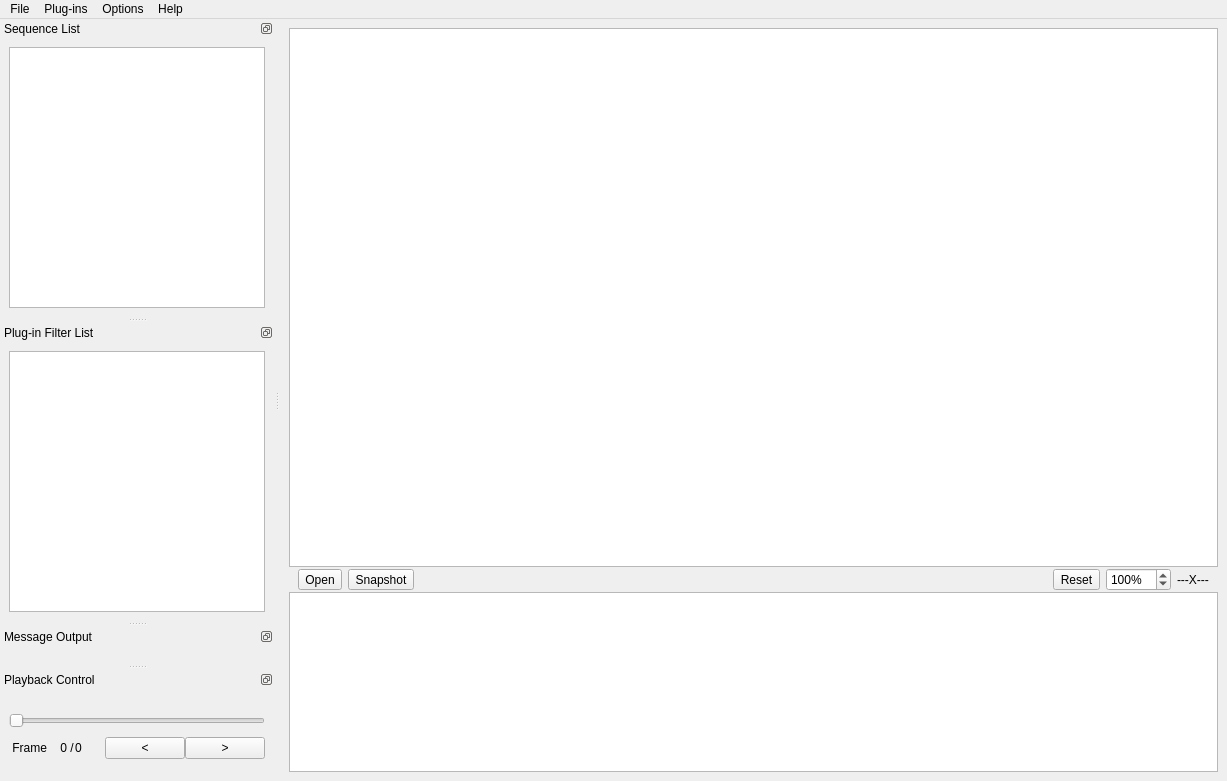
<?xml version="1.0" encoding="UTF-8"?>
<ui version="4.0">
 <class>MainWindow</class>
 <widget class="QMainWindow" name="MainWindow">
  <property name="geometry">
   <rect>
    <x>0</x>
    <y>0</y>
    <width>1227</width>
    <height>781</height>
   </rect>
  </property>
  <property name="windowTitle">
   <string>Video Analyzer</string>
  </property>
  <property name="windowIcon">
   <iconset>
    <normaloff>../../icons/main.ico</normaloff>../../icons/main.ico</iconset>
  </property>
  <property name="styleSheet">
   <string notr="true"/>
  </property>
  <widget class="QWidget" name="centralwidget">
   <layout class="QVBoxLayout" name="verticalLayout_2">
    <property name="spacing">
     <number>1</number>
    </property>
    <item>
     <widget class="QWidget" name="imageWidget" native="true">
      <layout class="QVBoxLayout" name="verticalLayout">
       <property name="spacing">
        <number>0</number>
       </property>
       <property name="leftMargin">
        <number>0</number>
       </property>
       <property name="topMargin">
        <number>0</number>
       </property>
       <property name="rightMargin">
        <number>0</number>
       </property>
       <property name="bottomMargin">
        <number>0</number>
       </property>
       <item>
        <widget class="FrameView" name="imageView">
         <property name="styleSheet">
          <string notr="true"/>
         </property>
        </widget>
       </item>
      </layout>
     </widget>
    </item>
    <item>
     <widget class="QWidget" name="widget" native="true">
      <layout class="QHBoxLayout" name="horizontalLayout">
       <property name="topMargin">
        <number>0</number>
       </property>
       <property name="bottomMargin">
        <number>0</number>
       </property>
       <item>
        <widget class="QToolButton" name="openBitstreamBtn">
         <property name="text">
          <string>Open</string>
         </property>
        </widget>
       </item>
       <item>
        <widget class="QToolButton" name="printScreenBtn">
         <property name="text">
          <string>Snapshot</string>
         </property>
        </widget>
       </item>
       <item>
        <spacer name="horizontalSpacer_4">
         <property name="orientation">
          <enum>Qt::Horizontal</enum>
         </property>
         <property name="sizeHint" stdset="0">
          <size>
           <width>40</width>
           <height>20</height>
          </size>
         </property>
        </spacer>
       </item>
       <item>
        <widget class="QToolButton" name="resetZoomBtn">
         <property name="whatsThis">
          <string>Zooming Reset</string>
         </property>
         <property name="text">
          <string>Reset</string>
         </property>
        </widget>
       </item>
       <item>
        <widget class="QSpinBox" name="zoomSpinBox">
         <property name="keyboardTracking">
          <bool>false</bool>
         </property>
         <property name="suffix">
          <string>%</string>
         </property>
         <property name="minimum">
          <number>10</number>
         </property>
         <property name="maximum">
          <number>1000</number>
         </property>
         <property name="value">
          <number>100</number>
         </property>
        </widget>
       </item>
       <item>
        <widget class="QLabel" name="resolutionInfoLabel">
         <property name="text">
          <string>---X---</string>
         </property>
        </widget>
       </item>
      </layout>
     </widget>
    </item>
    <item>
     <widget class="TimeLineView" name="timelineView">
      <property name="sizePolicy">
       <sizepolicy hsizetype="Expanding" vsizetype="Fixed">
        <horstretch>0</horstretch>
        <verstretch>0</verstretch>
       </sizepolicy>
      </property>
      <property name="minimumSize">
       <size>
        <width>0</width>
        <height>180</height>
       </size>
      </property>
      <property name="maximumSize">
       <size>
        <width>16777215</width>
        <height>180</height>
       </size>
      </property>
     </widget>
    </item>
   </layout>
  </widget>
  <widget class="QDockWidget" name="sequencesListDockWidget">
   <property name="styleSheet">
    <string notr="true"/>
   </property>
   <property name="floating">
    <bool>false</bool>
   </property>
   <property name="features">
    <set>QDockWidget::DockWidgetFloatable|QDockWidget::DockWidgetMovable</set>
   </property>
   <property name="windowTitle">
    <string>Sequence List</string>
   </property>
   <attribute name="dockWidgetArea">
    <number>1</number>
   </attribute>
   <widget class="QWidget" name="dockWidgetContents_2">
    <layout class="QVBoxLayout" name="verticalLayout_3">
     <item>
      <widget class="SequenceList" name="sequenceListWidget"/>
     </item>
    </layout>
   </widget>
  </widget>
  <widget class="QDockWidget" name="pluginFilterListDockWidget">
   <property name="sizePolicy">
    <sizepolicy hsizetype="Preferred" vsizetype="Minimum">
     <horstretch>0</horstretch>
     <verstretch>0</verstretch>
    </sizepolicy>
   </property>
   <property name="styleSheet">
    <string notr="true"/>
   </property>
   <property name="features">
    <set>QDockWidget::DockWidgetFloatable|QDockWidget::DockWidgetMovable</set>
   </property>
   <property name="windowTitle">
    <string>Plug-in Filter List</string>
   </property>
   <attribute name="dockWidgetArea">
    <number>1</number>
   </attribute>
   <widget class="QWidget" name="dockWidgetContents_3">
    <layout class="QVBoxLayout" name="verticalLayout_6">
     <item>
      <widget class="PluginFilterList" name="listWidget"/>
     </item>
    </layout>
   </widget>
  </widget>
  <widget class="QDockWidget" name="msgDockWidget">
   <property name="sizePolicy">
    <sizepolicy hsizetype="Preferred" vsizetype="Maximum">
     <horstretch>0</horstretch>
     <verstretch>0</verstretch>
    </sizepolicy>
   </property>
   <property name="features">
    <set>QDockWidget::DockWidgetFloatable|QDockWidget::DockWidgetMovable</set>
   </property>
   <property name="windowTitle">
    <string>Message Output</string>
   </property>
   <attribute name="dockWidgetArea">
    <number>1</number>
   </attribute>
   <widget class="QWidget" name="dockWidgetContents_5">
    <layout class="QVBoxLayout" name="verticalLayout_5">
     <item>
      <widget class="MessageViewer" name="messageBrowser" native="true"/>
     </item>
    </layout>
   </widget>
  </widget>
  <widget class="QDockWidget" name="playbackDockWidget">
   <property name="features">
    <set>QDockWidget::DockWidgetFloatable|QDockWidget::DockWidgetMovable</set>
   </property>
   <property name="windowTitle">
    <string>Playback Control</string>
   </property>
   <attribute name="dockWidgetArea">
    <number>1</number>
   </attribute>
   <widget class="QWidget" name="dockWidgetContents_4">
    <layout class="QVBoxLayout" name="verticalLayout_7">
     <item>
      <layout class="QHBoxLayout" name="horizontalLayout_7">
       <property name="bottomMargin">
        <number>0</number>
       </property>
       <item>
        <layout class="QVBoxLayout" name="verticalLayout_4">
         <item>
          <widget class="QSlider" name="progressBar">
           <property name="minimumSize">
            <size>
             <width>0</width>
             <height>20</height>
            </size>
           </property>
           <property name="mouseTracking">
            <bool>true</bool>
           </property>
           <property name="pageStep">
            <number>1</number>
           </property>
           <property name="orientation">
            <enum>Qt::Horizontal</enum>
           </property>
          </widget>
         </item>
         <item>
          <layout class="QHBoxLayout" name="horizontalLayout_3">
           <property name="spacing">
            <number>0</number>
           </property>
           <item>
            <widget class="QLabel" name="frame">
             <property name="sizePolicy">
              <sizepolicy hsizetype="Fixed" vsizetype="Preferred">
               <horstretch>0</horstretch>
               <verstretch>0</verstretch>
              </sizepolicy>
             </property>
             <property name="text">
              <string> Frame</string>
             </property>
             <property name="margin">
              <number>1</number>
             </property>
            </widget>
           </item>
           <item>
            <widget class="QLabel" name="currentFrameNum">
             <property name="sizePolicy">
              <sizepolicy hsizetype="Fixed" vsizetype="Preferred">
               <horstretch>0</horstretch>
               <verstretch>0</verstretch>
              </sizepolicy>
             </property>
             <property name="minimumSize">
              <size>
               <width>20</width>
               <height>0</height>
              </size>
             </property>
             <property name="text">
              <string> 0</string>
             </property>
             <property name="alignment">
              <set>Qt::AlignRight|Qt::AlignTrailing|Qt::AlignVCenter</set>
             </property>
            </widget>
           </item>
           <item>
            <widget class="QLabel" name="label">
             <property name="sizePolicy">
              <sizepolicy hsizetype="Fixed" vsizetype="Preferred">
               <horstretch>0</horstretch>
               <verstretch>0</verstretch>
              </sizepolicy>
             </property>
             <property name="text">
              <string> /</string>
             </property>
            </widget>
           </item>
           <item>
            <widget class="QLabel" name="totalFrameNum">
             <property name="sizePolicy">
              <sizepolicy hsizetype="Fixed" vsizetype="Preferred">
               <horstretch>0</horstretch>
               <verstretch>0</verstretch>
              </sizepolicy>
             </property>
             <property name="minimumSize">
              <size>
               <width>30</width>
               <height>0</height>
              </size>
             </property>
             <property name="text">
              <string>0</string>
             </property>
             <property name="margin">
              <number>5</number>
             </property>
            </widget>
           </item>
           <item>
            <spacer name="horizontalSpacer_3">
             <property name="orientation">
              <enum>Qt::Horizontal</enum>
             </property>
             <property name="sizeHint" stdset="0">
              <size>
               <width>0</width>
               <height>0</height>
              </size>
             </property>
            </spacer>
           </item>
           <item>
            <widget class="QPushButton" name="previousFrame">
             <property name="text">
              <string> &lt; </string>
             </property>
            </widget>
           </item>
           <item>
            <widget class="QPushButton" name="nextFrame">
             <property name="sizePolicy">
              <sizepolicy hsizetype="Minimum" vsizetype="Fixed">
               <horstretch>0</horstretch>
               <verstretch>0</verstretch>
              </sizepolicy>
             </property>
             <property name="text">
              <string> &gt; </string>
             </property>
            </widget>
           </item>
          </layout>
         </item>
        </layout>
       </item>
      </layout>
     </item>
    </layout>
   </widget>
  </widget>
  <widget class="QMenuBar" name="menubar">
   <property name="geometry">
    <rect>
     <x>0</x>
     <y>0</y>
     <width>1227</width>
     <height>23</height>
    </rect>
   </property>
   <property name="nativeMenuBar">
    <bool>false</bool>
   </property>
   <widget class="QMenu" name="menuBitstream">
    <property name="title">
     <string>File</string>
    </property>
    <addaction name="actionOpen_bitstream"/>
    <addaction name="separator"/>
    <addaction name="actionExit"/>
   </widget>
   <widget class="QMenu" name="menuHelp">
    <property name="title">
     <string>Help</string>
    </property>
    <addaction name="actionCheckUpdate"/>
    <addaction name="actionHelp"/>
    <addaction name="actionAbout"/>
   </widget>
   <widget class="QMenu" name="menuPlugins">
    <property name="title">
     <string>Plug-ins</string>
    </property>
    <addaction name="actionReloadPluginsFilters"/>
   </widget>
   <widget class="QMenu" name="menuOptions">
    <property name="title">
     <string>Options</string>
    </property>
    <widget class="QMenu" name="menuThemes">
     <property name="title">
      <string>Themes</string>
     </property>
     <addaction name="defaultThemeAction"/>
     <addaction name="darkThemeAction"/>
    </widget>
    <addaction name="actionPreferences"/>
    <addaction name="menuThemes"/>
   </widget>
   <addaction name="menuBitstream"/>
   <addaction name="menuPlugins"/>
   <addaction name="menuOptions"/>
   <addaction name="menuHelp"/>
  </widget>
  <action name="actionOpen_bitstream">
   <property name="text">
    <string>Open HEVC Bitstream</string>
   </property>
  </action>
  <action name="actionHelp">
   <property name="text">
    <string>Online Manual</string>
   </property>
  </action>
  <action name="actionAbout">
   <property name="text">
    <string>About</string>
   </property>
  </action>
  <action name="actionExit">
   <property name="text">
    <string>Exit</string>
   </property>
  </action>
  <action name="actionCheckUpdate">
   <property name="enabled">
    <bool>false</bool>
   </property>
   <property name="text">
    <string>Check for update</string>
   </property>
  </action>
  <action name="actionReloadPluginsFilters">
   <property name="text">
    <string>Reload Plug-ins Filters</string>
   </property>
  </action>
  <action name="actionPreferences">
   <property name="text">
    <string>Preferences</string>
   </property>
  </action>
  <action name="defaultThemeAction">
   <property name="checkable">
    <bool>true</bool>
   </property>
   <property name="checked">
    <bool>true</bool>
   </property>
   <property name="text">
    <string>Default</string>
   </property>
  </action>
  <action name="darkThemeAction">
   <property name="checkable">
    <bool>true</bool>
   </property>
   <property name="text">
    <string>Dark</string>
   </property>
  </action>
  <action name="actionTest">
   <property name="text">
    <string>test</string>
   </property>
  </action>
 </widget>
 <customwidgets>
  <customwidget>
   <class>FrameView</class>
   <extends>QGraphicsView</extends>
   <header>views/frameview.h</header>
  </customwidget>
  <customwidget>
   <class>PluginFilterList</class>
   <extends>QListWidget</extends>
   <header>views/pluginfilterlist.h</header>
  </customwidget>
  <customwidget>
   <class>SequenceList</class>
   <extends>QListWidget</extends>
   <header>views/sequencelist.h</header>
  </customwidget>
  <customwidget>
   <class>MessageViewer</class>
   <extends>QWidget</extends>
   <header>views/messageviewer.h</header>
   <container>1</container>
  </customwidget>
  <customwidget>
   <class>TimeLineView</class>
   <extends>QGraphicsView</extends>
   <header>views/timelineview.h</header>
  </customwidget>
 </customwidgets>
 <resources/>
 <connections/>
</ui>
